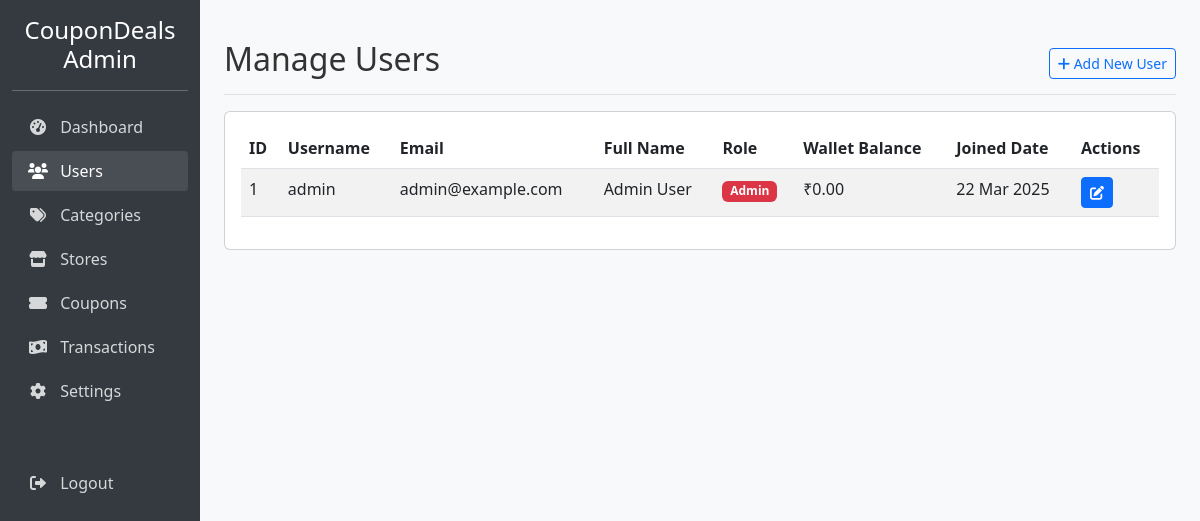
The page /admin/users.php (signed in) on the database its author committed.
### tables this page shows
CREATE TABLE IF NOT EXISTS users (
    id INT AUTO_INCREMENT PRIMARY KEY,
    username VARCHAR(50) NOT NULL UNIQUE,
    email VARCHAR(100) NOT NULL UNIQUE,
    password VARCHAR(255) NOT NULL,
    full_name VARCHAR(100),
    phone VARCHAR(20),
    role ENUM('admin', 'user') DEFAULT 'user',
    wallet_balance DECIMAL(10,2) DEFAULT 0.00,
    created_at TIMESTAMP DEFAULT CURRENT_TIMESTAMP,
    updated_at TIMESTAMP DEFAULT CURRENT_TIMESTAMP ON UPDATE CURRENT_TIMESTAMP
);

### admin/users.php (the view, shortened to what this page needs)
<?php
require_once '../database/db.php';
$users = [];
$sql = "SELECT * FROM users ORDER BY created_at DESC";
$result = $conn->query($sql);
if ($result->num_rows > 0) {
    while($row = $result->fetch_assoc()) {
        $users[] = $row;
    }
}
?>
<!DOCTYPE html>
<html lang="en">
<head>
    <link href="https://cdn.jsdelivr.net/npm/bootstrap@5.3.0-alpha1/dist/css/bootstrap.min.css" rel="stylesheet">
    <link rel="stylesheet" href="https://cdnjs.cloudflare.com/ajax/libs/font-awesome/6.0.0/css/all.min.css">
    <link rel="stylesheet" href="../assets/css/style.css">
</head>
<body>
    <div class="container-fluid">
        <div class="row">
            <div class="col-md-3 col-lg-2 d-md-block admin-sidebar collapse">
                <div class="pt-3 text-center">
                    <a href="index.php" class="text-white text-decoration-none">
                        <h4>CouponDeals Admin</h4>
                    </a>
                </div>
                <hr class="text-white">
                <ul class="nav flex-column">
                    <li class="nav-item">
                        <a class="nav-link" href="index.php">
                            <i class="fas fa-tachometer-alt"></i> Dashboard
                        </a>
                    </li>
                    <li class="nav-item">
                        <a class="nav-link active" href="users.php">
                            <i class="fas fa-users"></i> Users
                        </a>
                    </li>
                    <li class="nav-item">
                        <a class="nav-link" href="categories.php">
                            <i class="fas fa-tags"></i> Categories
                        </a>
                    </li>
                    <li class="nav-item">
                        <a class="nav-link" href="stores.php">
                            <i class="fas fa-store"></i> Stores
                        </a>
                    </li>
                    <li class="nav-item">
                        <a class="nav-link" href="coupons.php">
                            <i class="fas fa-ticket-alt"></i> Coupons
                        </a>
                    </li>
                    <li class="nav-item">
                        <a class="nav-link" href="transactions.php">
                            <i class="fas fa-money-bill-wave"></i> Transactions
                        </a>
                    </li>
                    <li class="nav-item">
                        <a class="nav-link" href="settings.php">
                            <i class="fas fa-cog"></i> Settings
                        </a>
                    </li>
                    <li class="nav-item mt-5">
                        <a class="nav-link" href="../logout.php">
                            <i class="fas fa-sign-out-alt"></i> Logout
                        </a>
                    </li>
                </ul>
            </div>
            <div class="col-md-9 ms-sm-auto col-lg-10 px-md-4 py-4">
                <div class="d-flex justify-content-between flex-wrap flex-md-nowrap align-items-center pt-3 pb-2 mb-3 border-bottom">
                    <h1 class="h2">Manage Users</h1>
                    <div class="btn-toolbar mb-2 mb-md-0">
                        <a href="add-user.php" class="btn btn-sm btn-outline-primary">
                            <i class="fas fa-plus"></i> Add New User
                        </a>
                    </div>
                </div>
                <div class="card">
                    <div class="card-body">
                        <div class="table-responsive">
                            <table class="table table-striped table-hover">
                                <thead>
                                    <tr>
                                        <th>ID</th>
                                        <th>Username</th>
                                        <th>Email</th>
                                        <th>Full Name</th>
                                        <th>Role</th>
                                        <th>Wallet Balance</th>
                                        <th>Joined Date</th>
                                        <th>Actions</th>
                                    </tr>
                                </thead>
                                <tbody>
                                    <?php foreach ($users as $user): ?>
                                        <tr>
                                            <td><?php echo $user['id']; ?></td>
                                            <td><?php echo $user['username']; ?></td>
                                            <td><?php echo $user['email']; ?></td>
                                            <td><?php echo $user['full_name'] ? $user['full_name'] : '<span class="text-muted">Not provided</span>'; ?></td>
                                            <td>
                                                <?php if ($user['role'] == 'admin'): ?>
                                                    <span class="badge bg-danger">Admin</span>
                                                <?php else: ?>
                                                    <span class="badge bg-primary">User</span>
                                                <?php endif; ?>
                                            </td>
                                            <td>₹<?php echo number_format($user['wallet_balance'], 2); ?></td>
                                            <td><?php echo date('d M Y', strtotime($user['created_at'])); ?></td>
                                            <td>
                                                <a href="edit-user.php?id=<?php echo $user['id']; ?>" class="btn btn-sm btn-primary">
                                                    <i class="fas fa-edit"></i>
                                                </a>
                                            </td>
                                        </tr>
                                    <?php endforeach; ?>
                                </tbody>
                            </table>
                        </div>
                    </div>
                </div>
            </div>
        </div>
    </div>
</body>
</html>

### assets/css/style.css (style rules this page uses)
body { font-family: "Segoe UI", Tahoma, Geneva, Verdana, sans-serif; background-color: #f8f9fa; color: #333; }
.admin-sidebar { background-color: #343a40; color: white; min-height: calc(100vh - 56px); }
.admin-sidebar .nav-link { color: rgba(255, 255, 255, 0.8); padding: 0.5rem 1rem; border-radius: 4px; margin-bottom: 0.25rem; }
.admin-sidebar .nav-link:hover, .admin-sidebar .nav-link.active { color: white; background-color: rgba(255, 255, 255, 0.1); }
.admin-sidebar .nav-link i { width: 20px; text-align: center; margin-right: 0.5rem; }
html { scroll-behavior: smooth; }

### rows shown on the page
users: id "1", username "admin", email "admin@example.com", full_name "Admin User", role "Admin", wallet_balance "0.00", created_at "22 Mar 2025"
